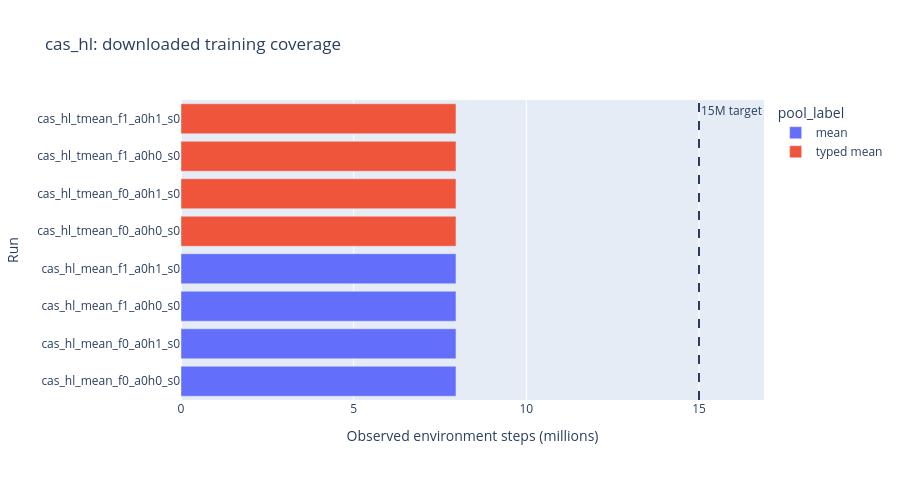

Notebook code cell kept with this figure:
### Markdown cell above
## Coverage

A W&B run can be marked `finished` after stopping at its configured wall-time, so completion is assessed from the observed environment step rather than the W&B state.

### Code cell
observed_progress = (
    history_df.groupby("run_name", as_index=False)["step"]
    .max()
    .rename(columns={"step": "observed_steps"})
)
coverage = config_catalog.merge(observed_progress, on="run_name", how="left")
coverage["has_history"] = coverage["observed_steps"].notna()
coverage["observed_steps_m"] = coverage["observed_steps"] / 1_000_000
coverage["completion_pct"] = 100 * coverage["observed_steps"] / coverage["configured_steps"]
analysis_catalog = coverage[coverage["has_history"]].copy()

seed_counts = analysis_catalog.groupby("variant")["seed"].nunique()
max_seeds = int(seed_counts.max())
show_uncertainty = max_seeds > 1
uncertainty = "std" if show_uncertainty else None
print("Seeds present:", sorted(analysis_catalog["seed"].unique()))
print("Seed uncertainty:", "enabled" if show_uncertainty else "disabled (one seed per downloaded variant)")
if seed_counts.nunique() > 1:
    print("Uneven seed coverage:")
    display(seed_counts.rename("downloaded_seeds").reset_index())

display(coverage[[
    "variant", "seed", "run_name", "observed_steps_m",
    "completion_pct", "has_history",
]].sort_values(["variant", "seed"]).round(2))

coverage_figure = px.bar(
    analysis_catalog.sort_values("observed_steps_m"),
    x="observed_steps_m", y="run_name", color="pool_label",
    orientation="h", hover_data=["variant", "seed", "completion_pct"],
    title="cas_hl: downloaded training coverage",
    labels={"observed_steps_m": "Observed environment steps (millions)", "run_name": "Run"},
    height=max(480, 30 * len(analysis_catalog)),
)
coverage_figure.add_vline(x=TARGET_BUDGET_STEPS / 1_000_000, line_dash="dash", annotation_text="15M target")
coverage_figure.show()

### Figure 1 — Plotly figure (JSON) as saved in the notebook; plotly's stock layout.template omitted (floating-point values rounded to 4 significant figures)
{"data": [{"customdata": [["mean_f0_a0h0", 0, 53.08], ["mean_f0_a0h1", 0, 53.08], ["mean_f1_a0h0", 0, 53.08], ["mean_f1_a0h1", 0, 53.08]], "hovertemplate": "pool_label=mean<br>Observed environment steps (millions)=%{x}<br>Run=%{y}<br>variant=%{customdata[0]}<br>seed=%{customdata[1]}<br>completion_pct=%{customdata[2]}<extra></extra>", "legendgroup": "mean", "marker": {"color": "#636efa", "pattern": {"shape": ""}}, "name": "mean", "orientation": "h", "showlegend": true, "textposition": "auto", "type": "bar", "x": [7.963, 7.963, 7.963, 7.963], "xaxis": "x", "y": ["cas_hl_mean_f0_a0h0_s0", "cas_hl_mean_f0_a0h1_s0", "cas_hl_mean_f1_a0h0_s0", "cas_hl_mean_f1_a0h1_s0"], "yaxis": "y"}, {"customdata": [["tmean_f0_a0h0", 0, 53.08], ["tmean_f0_a0h1", 0, 53.08], ["tmean_f1_a0h0", 0, 53.08], ["tmean_f1_a0h1", 0, 53.08]], "hovertemplate": "pool_label=typed mean<br>Observed environment steps (millions)=%{x}<br>Run=%{y}<br>variant=%{customdata[0]}<br>seed=%{customdata[1]}<br>completion_pct=%{customdata[2]}<extra></extra>", "legendgroup": "typed mean", "marker": {"color": "#EF553B", "pattern": {"shape": ""}}, "name": "typed mean", "orientation": "h", "showlegend": true, "textposition": "auto", "type": "bar", "x": [7.963, 7.963, 7.963, 7.963], "xaxis": "x", "y": ["cas_hl_tmean_f0_a0h0_s0", "cas_hl_tmean_f0_a0h1_s0", "cas_hl_tmean_f1_a0h0_s0", "cas_hl_tmean_f1_a0h1_s0"], "yaxis": "y"}], "layout": {"annotations": [{"showarrow": false, "text": "15M target", "x": 15, "xanchor": "left", "xref": "x", "y": 1, "yanchor": "top", "yref": "y domain"}], "barmode": "relative", "height": 480, "legend": {"title": {"text": "pool_label"}, "tracegroupgap": 0}, "shapes": [{"line": {"dash": "dash"}, "type": "line", "x0": 15, "x1": 15, "xref": "x", "y0": 0, "y1": 1, "yref": "y domain"}], "title": {"text": "cas_hl: downloaded training coverage"}, "xaxis": {"anchor": "y", "domain": [0, 1], "title": {"text": "Observed environment steps (millions)"}}, "yaxis": {"anchor": "x", "domain": [0, 1], "title": {"text": "Run"}}}}
